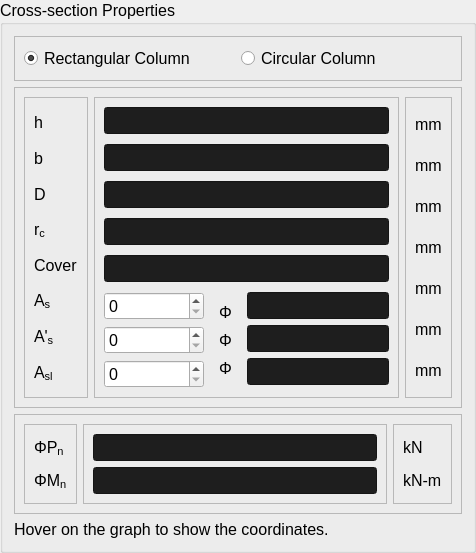
        <widget class="QGroupBox" name="groupBox">
         <property name="font">
          <font>
           <pointsize>12</pointsize>
          </font>
         </property>
         <property name="title">
          <string>Cross-section Properties</string>
         </property>
         <layout class="QVBoxLayout" name="verticalLayout_16">
          <item>
           <widget class="QFrame" name="frame_16">
            <property name="frameShape">
             <enum>QFrame::Shape::StyledPanel</enum>
            </property>
            <property name="frameShadow">
             <enum>QFrame::Shadow::Raised</enum>
            </property>
            <layout class="QHBoxLayout" name="horizontalLayout">
             <item>
              <widget class="QRadioButton" name="radioButton">
               <property name="text">
                <string>Rectangular Column</string>
               </property>
               <property name="checked">
                <bool>true</bool>
               </property>
              </widget>
             </item>
             <item>
              <widget class="QRadioButton" name="radioButton_2">
               <property name="text">
                <string>Circular Column</string>
               </property>
              </widget>
             </item>
            </layout>
           </widget>
          </item>
          <item>
           <widget class="QFrame" name="frame_15">
            <property name="frameShape">
             <enum>QFrame::Shape::StyledPanel</enum>
            </property>
            <property name="frameShadow">
             <enum>QFrame::Shadow::Raised</enum>
            </property>
            <layout class="QHBoxLayout" name="horizontalLayout_7">
             <item>
              <widget class="QFrame" name="frame">
               <property name="font">
                <font>
                 <pointsize>12</pointsize>
                </font>
               </property>
               <property name="frameShape">
                <enum>QFrame::Shape::StyledPanel</enum>
               </property>
               <property name="frameShadow">
                <enum>QFrame::Shadow::Raised</enum>
               </property>
               <layout class="QVBoxLayout" name="verticalLayout">
                <item>
                 <widget class="QLabel" name="label">
                  <property name="font">
                   <font>
                    <pointsize>12</pointsize>
                   </font>
                  </property>
                  <property name="text">
                   <string>h</string>
                  </property>
                 </widget>
                </item>
                <item>
                 <widget class="QLabel" name="label_2">
                  <property name="font">
                   <font>
                    <pointsize>12</pointsize>
                   </font>
                  </property>
                  <property name="text">
                   <string>b</string>
                  </property>
                 </widget>
                </item>
                <item>
                 <widget class="QLabel" name="label_40">
                  <property name="font">
                   <font>
                    <pointsize>12</pointsize>
                   </font>
                  </property>
                  <property name="text">
                   <string>D</string>
                  </property>
                 </widget>
                </item>
                <item>
                 <widget class="QLabel" name="label_3">
                  <property name="font">
                   <font>
                    <pointsize>12</pointsize>
                   </font>
                  </property>
                  <property name="text">
                   <string>&lt;html&gt;&lt;head/&gt;&lt;body&gt;&lt;p&gt;r&lt;span style=&quot; vertical-align:sub;&quot;&gt;c&lt;/span&gt;&lt;/p&gt;&lt;/body&gt;&lt;/html&gt;</string>
                  </property>
                 </widget>
                </item>
                <item>
                 <widget class="QLabel" name="label_42">
                  <property name="font">
                   <font>
                    <pointsize>12</pointsize>
                   </font>
                  </property>
                  <property name="text">
                   <string>&lt;html&gt;&lt;head/&gt;&lt;body&gt;&lt;p&gt;Cover&lt;/p&gt;&lt;/body&gt;&lt;/html&gt;</string>
                  </property>
                 </widget>
                </item>
                <item>
                 <widget class="QLabel" name="label_7">
                  <property name="font">
                   <font>
                    <pointsize>12</pointsize>
                   </font>
                  </property>
                  <property name="text">
                   <string>&lt;html&gt;&lt;head/&gt;&lt;body&gt;&lt;p&gt;A&lt;span style=&quot; vertical-align:sub;&quot;&gt;s&lt;/span&gt;&lt;/p&gt;&lt;/body&gt;&lt;/html&gt;</string>
                  </property>
                 </widget>
                </item>
                <item>
                 <widget class="QLabel" name="label_8">
                  <property name="font">
                   <font>
                    <pointsize>12</pointsize>
                   </font>
                  </property>
                  <property name="text">
                   <string>&lt;html&gt;&lt;head/&gt;&lt;body&gt;&lt;p&gt;A'&lt;span style=&quot; vertical-align:sub;&quot;&gt;s&lt;/span&gt;&lt;/p&gt;&lt;/body&gt;&lt;/html&gt;</string>
                  </property>
                 </widget>
                </item>
                <item>
                 <widget class="QLabel" name="label_9">
                  <property name="font">
                   <font>
                    <pointsize>12</pointsize>
                   </font>
                  </property>
                  <property name="text">
                   <string>&lt;html&gt;&lt;head/&gt;&lt;body&gt;&lt;p&gt;A&lt;span style=&quot; vertical-align:sub;&quot;&gt;sl&lt;/span&gt;&lt;/p&gt;&lt;/body&gt;&lt;/html&gt;</string>
                  </property>
                 </widget>
                </item>
               </layout>
              </widget>
             </item>
             <item>
              <widget class="QFrame" name="frame_2">
               <property name="font">
                <font>
                 <pointsize>12</pointsize>
                </font>
               </property>
               <property name="frameShape">
                <enum>QFrame::Shape::StyledPanel</enum>
               </property>
               <property name="frameShadow">
                <enum>QFrame::Shadow::Raised</enum>
               </property>
               <layout class="QVBoxLayout" name="verticalLayout_3">
                <property name="spacing">
                 <number>10</number>
                </property>
                <item>
                 <widget class="QLineEdit" name="lineEdit">
                  <property name="font">
                   <font>
                    <pointsize>12</pointsize>
                   </font>
                  </property>
                  <property name="styleSheet">
                   <string notr="true">background-color: rgb(30, 30, 30);</string>
                  </property>
                 </widget>
                </item>
                <item>
                 <widget class="QLineEdit" name="lineEdit_2">
                  <property name="font">
                   <font>
                    <pointsize>12</pointsize>
                   </font>
                  </property>
                  <property name="styleSheet">
                   <string notr="true">background-color: rgb(30, 30, 30);</string>
                  </property>
                 </widget>
                </item>
                <item>
                 <widget class="QLineEdit" name="lineEdit_7">
                  <property name="font">
                   <font>
                    <pointsize>12</pointsize>
                   </font>
                  </property>
                  <property name="styleSheet">
                   <string notr="true">background-color: rgb(30, 30, 30);</string>
                  </property>
                 </widget>
                </item>
                <item>
                 <widget class="QLineEdit" name="lineEdit_3">
                  <property name="font">
                   <font>
                    <pointsize>12</pointsize>
                   </font>
                  </property>
                  <property name="styleSheet">
                   <string notr="true">background-color: rgb(30, 30, 30);</string>
                  </property>
                 </widget>
                </item>
                <item>
                 <widget class="QLineEdit" name="lineEdit_15">
                  <property name="font">
                   <font>
                    <pointsize>12</pointsize>
                   </font>
                  </property>
                  <property name="styleSheet">
                   <string notr="true">background-color: rgb(30, 30, 30);</string>
                  </property>
                 </widget>
                </item>
                <item>
                 <widget class="QFrame" name="frame_7">
                  <property name="frameShape">
                   <enum>QFrame::Shape::NoFrame</enum>
                  </property>
                  <property name="frameShadow">
                   <enum>QFrame::Shadow::Raised</enum>
                  </property>
                  <layout class="QHBoxLayout" name="horizontalLayout_4">
                   <property name="leftMargin">
                    <number>0</number>
                   </property>
                   <property name="topMargin">
                    <number>0</number>
                   </property>
                   <property name="rightMargin">
                    <number>0</number>
                   </property>
                   <property name="bottomMargin">
                    <number>0</number>
                   </property>
                   <item>
                    <widget class="QFrame" name="frame_8">
                     <property name="minimumSize">
                      <size>
                       <width>100</width>
                       <height>0</height>
                      </size>
                     </property>
                     <property name="frameShape">
                      <enum>QFrame::Shape::NoFrame</enum>
                     </property>
                     <property name="frameShadow">
                      <enum>QFrame::Shadow::Raised</enum>
                     </property>
                     <layout class="QVBoxLayout" name="verticalLayout_9">
                      <property name="leftMargin">
                       <number>0</number>
                      </property>
                      <property name="topMargin">
                       <number>0</number>
                      </property>
                      <property name="rightMargin">
                       <number>0</number>
                      </property>
                      <property name="bottomMargin">
                       <number>0</number>
                      </property>
                      <item>
                       <widget class="QSpinBox" name="spinBox_4">
                        <property name="minimumSize">
                         <size>
                          <width>100</width>
                          <height>0</height>
                         </size>
                        </property>
                        <property name="maximum">
                         <number>1000</number>
                        </property>
                       </widget>
                      </item>
                      <item>
                       <widget class="QSpinBox" name="spinBox_2">
                        <property name="minimumSize">
                         <size>
                          <width>100</width>
                          <height>0</height>
                         </size>
                        </property>
                        <property name="maximum">
                         <number>1000</number>
                        </property>
                       </widget>
                      </item>
                      <item>
                       <widget class="QSpinBox" name="spinBox_5">
                        <property name="minimumSize">
                         <size>
                          <width>100</width>
                          <height>0</height>
                         </size>
                        </property>
                        <property name="maximum">
                         <number>1000</number>
                        </property>
                       </widget>
                      </item>
                     </layout>
                    </widget>
                   </item>
                   <item>
                    <widget class="QFrame" name="frame_14">
                     <property name="frameShape">
                      <enum>QFrame::Shape::NoFrame</enum>
                     </property>
                     <property name="frameShadow">
                      <enum>QFrame::Shadow::Raised</enum>
                     </property>
                     <layout class="QVBoxLayout" name="verticalLayout_15">
                      <item>
                       <widget class="QLabel" name="label_36">
                        <property name="font">
                         <font>
                          <pointsize>12</pointsize>
                         </font>
                        </property>
                        <property name="text">
                         <string>Φ</string>
                        </property>
                       </widget>
                      </item>
                      <item>
                       <widget class="QLabel" name="label_37">
                        <property name="font">
                         <font>
                          <pointsize>12</pointsize>
                         </font>
                        </property>
                        <property name="text">
                         <string>Φ</string>
                        </property>
                       </widget>
                      </item>
                      <item>
                       <widget class="QLabel" name="label_38">
                        <property name="font">
                         <font>
                          <pointsize>12</pointsize>
                         </font>
                        </property>
                        <property name="text">
                         <string>Φ</string>
                        </property>
                       </widget>
                      </item>
                     </layout>
                    </widget>
                   </item>
                   <item>
                    <widget class="QFrame" name="frame_9">
                     <property name="frameShape">
                      <enum>QFrame::Shape::NoFrame</enum>
                     </property>
                     <property name="frameShadow">
                      <enum>QFrame::Shadow::Raised</enum>
                     </property>
                     <layout class="QVBoxLayout" name="verticalLayout_11">
                      <property name="leftMargin">
                       <number>0</number>
                      </property>
                      <property name="topMargin">
                       <number>0</number>
                      </property>
                      <property name="rightMargin">
                       <number>0</number>
                      </property>
                      <property name="bottomMargin">
                       <number>0</number>
                      </property>
                      <item>
                       <widget class="QLineEdit" name="lineEdit_4">
                        <property name="maximumSize">
                         <size>
                          <width>16777215</width>
                          <height>16777215</height>
                         </size>
                        </property>
                        <property name="font">
                         <font>
                          <pointsize>12</pointsize>
                         </font>
                        </property>
                        <property name="styleSheet">
                         <string notr="true">background-color: rgb(30, 30, 30);</string>
                        </property>
                       </widget>
                      </item>
                      <item>
                       <widget class="QLineEdit" name="lineEdit_5">
                        <property name="maximumSize">
                         <size>
                          <width>16777215</width>
                          <height>16777215</height>
                         </size>
                        </property>
                        <property name="font">
                         <font>
                          <pointsize>12</pointsize>
                         </font>
                        </property>
                        <property name="styleSheet">
                         <string notr="true">background-color: rgb(30, 30, 30);</string>
                        </property>
                       </widget>
                      </item>
                      <item>
                       <widget class="QLineEdit" name="lineEdit_6">
                        <property name="maximumSize">
                         <size>
                          <width>16777215</width>
                          <height>16777215</height>
                         </size>
                        </property>
                        <property name="font">
                         <font>
                          <pointsize>12</pointsize>
                         </font>
                        </property>
                        <property name="styleSheet">
                         <string notr="true">background-color: rgb(30, 30, 30);</string>
                        </property>
                       </widget>
                      </item>
                     </layout>
                    </widget>
                   </item>
                  </layout>
                 </widget>
                </item>
               </layout>
              </widget>
             </item>
             <item>
              <widget class="QFrame" name="frame_12">
               <property name="font">
                <font>
                 <pointsize>12</pointsize>
                </font>
               </property>
               <property name="frameShape">
                <enum>QFrame::Shape::StyledPanel</enum>
               </property>
               <property name="frameShadow">
                <enum>QFrame::Shadow::Raised</enum>
               </property>
               <layout class="QVBoxLayout" name="verticalLayout_13">
                <item>
                 <widget class="QLabel" name="label_23">
                  <property name="font">
                   <font>
                    <pointsize>12</pointsize>
                   </font>
                  </property>
                  <property name="text">
                   <string>mm</string>
                  </property>
                 </widget>
                </item>
                <item>
                 <widget class="QLabel" name="label_24">
                  <property name="font">
                   <font>
                    <pointsize>12</pointsize>
                   </font>
                  </property>
                  <property name="text">
                   <string>mm</string>
                  </property>
                 </widget>
                </item>
                <item>
                 <widget class="QLabel" name="label_41">
                  <property name="font">
                   <font>
                    <pointsize>12</pointsize>
                   </font>
                  </property>
                  <property name="text">
                   <string>mm</string>
                  </property>
                 </widget>
                </item>
                <item>
                 <widget class="QLabel" name="label_25">
                  <property name="font">
                   <font>
                    <pointsize>12</pointsize>
                   </font>
                  </property>
                  <property name="text">
                   <string>&lt;html&gt;&lt;head/&gt;&lt;body&gt;&lt;p&gt;mm&lt;/p&gt;&lt;/body&gt;&lt;/html&gt;</string>
                  </property>
                 </widget>
                </item>
                <item>
                 <widget class="QLabel" name="label_26">
                  <property name="font">
                   <font>
                    <pointsize>12</pointsize>
                   </font>
                  </property>
                  <property name="text">
                   <string>&lt;html&gt;&lt;head/&gt;&lt;body&gt;&lt;p&gt;mm&lt;/p&gt;&lt;/body&gt;&lt;/html&gt;</string>
                  </property>
                 </widget>
                </item>
                <item>
                 <widget class="QLabel" name="label_27">
                  <property name="font">
                   <font>
                    <pointsize>12</pointsize>
                   </font>
                  </property>
                  <property name="text">
                   <string>&lt;html&gt;&lt;head/&gt;&lt;body&gt;&lt;p&gt;mm&lt;/p&gt;&lt;/body&gt;&lt;/html&gt;</string>
                  </property>
                 </widget>
                </item>
                <item>
                 <widget class="QLabel" name="label_28">
                  <property name="font">
                   <font>
                    <pointsize>12</pointsize>
                   </font>
                  </property>
                  <property name="text">
                   <string>&lt;html&gt;&lt;head/&gt;&lt;body&gt;&lt;p&gt;mm&lt;/p&gt;&lt;/body&gt;&lt;/html&gt;</string>
                  </property>
                 </widget>
                </item>
               </layout>
              </widget>
             </item>
            </layout>
           </widget>
          </item>
          <item>
           <widget class="QFrame" name="frame_18">
            <property name="frameShape">
             <enum>QFrame::Shape::StyledPanel</enum>
            </property>
            <property name="frameShadow">
             <enum>QFrame::Shadow::Raised</enum>
            </property>
            <layout class="QHBoxLayout" name="horizontalLayout_8">
             <item>
              <widget class="QFrame" name="frame_20">
               <property name="frameShape">
                <enum>QFrame::Shape::StyledPanel</enum>
               </property>
               <property name="frameShadow">
                <enum>QFrame::Shadow::Raised</enum>
               </property>
               <layout class="QVBoxLayout" name="verticalLayout_2">
                <item>
                 <widget class="QLabel" name="label_44">
                  <property name="font">
                   <font>
                    <pointsize>12</pointsize>
                   </font>
                  </property>
                  <property name="text">
                   <string>&lt;html&gt;&lt;head/&gt;&lt;body&gt;&lt;p&gt;ΦP&lt;span style=&quot; vertical-align:sub;&quot;&gt;n&lt;/span&gt;&lt;/p&gt;&lt;/body&gt;&lt;/html&gt;</string>
                  </property>
                 </widget>
                </item>
                <item>
                 <widget class="QLabel" name="label_4">
                  <property name="text">
                   <string>&lt;html&gt;&lt;head/&gt;&lt;body&gt;&lt;p&gt;ΦM&lt;span style=&quot; vertical-align:sub;&quot;&gt;n&lt;/span&gt;&lt;/p&gt;&lt;/body&gt;&lt;/html&gt;</string>
                  </property>
                 </widget>
                </item>
               </layout>
              </widget>
             </item>
             <item>
              <widget class="QFrame" name="frame_19">
               <property name="frameShape">
                <enum>QFrame::Shape::StyledPanel</enum>
               </property>
               <property name="frameShadow">
                <enum>QFrame::Shadow::Raised</enum>
               </property>
               <layout class="QVBoxLayout" name="verticalLayout_8">
                <item>
                 <widget class="QLineEdit" name="y_input">
                  <property name="font">
                   <font>
                    <pointsize>12</pointsize>
                   </font>
                  </property>
                  <property name="styleSheet">
                   <string notr="true">background-color: rgb(30, 30, 30);</string>
                  </property>
                 </widget>
                </item>
                <item>
                 <widget class="QLineEdit" name="x_input">
                  <property name="font">
                   <font>
                    <pointsize>12</pointsize>
                   </font>
                  </property>
                  <property name="styleSheet">
                   <string notr="true">background-color: rgb(30, 30, 30);</string>
                  </property>
                 </widget>
                </item>
               </layout>
              </widget>
             </item>
             <item>
              <widget class="QFrame" name="frame_21">
               <property name="frameShape">
                <enum>QFrame::Shape::StyledPanel</enum>
               </property>
               <property name="frameShadow">
                <enum>QFrame::Shadow::Raised</enum>
               </property>
               <layout class="QVBoxLayout" name="verticalLayout_10">
                <item>
                 <widget class="QLabel" name="label_45">
                  <property name="font">
                   <font>
                    <pointsize>12</pointsize>
                   </font>
                  </property>
                  <property name="text">
                   <string>&lt;html&gt;&lt;head/&gt;&lt;body&gt;&lt;p&gt;kN&lt;/p&gt;&lt;/body&gt;&lt;/html&gt;</string>
                  </property>
                 </widget>
                </item>
                <item>
                 <widget class="QLabel" name="label_5">
                  <property name="text">
                   <string>&lt;html&gt;&lt;head/&gt;&lt;body&gt;&lt;p&gt;kN-m&lt;/p&gt;&lt;/body&gt;&lt;/html&gt;</string>
                  </property>
                 </widget>
                </item>
               </layout>
              </widget>
             </item>
            </layout>
           </widget>
          </item>
          <item>
           <widget class="QLabel" name="cursor_label">
            <property name="text">
             <string>Hover on the graph to show the coordinates.</string>
            </property>
           </widget>
          </item>
         </layout>
        </widget>
